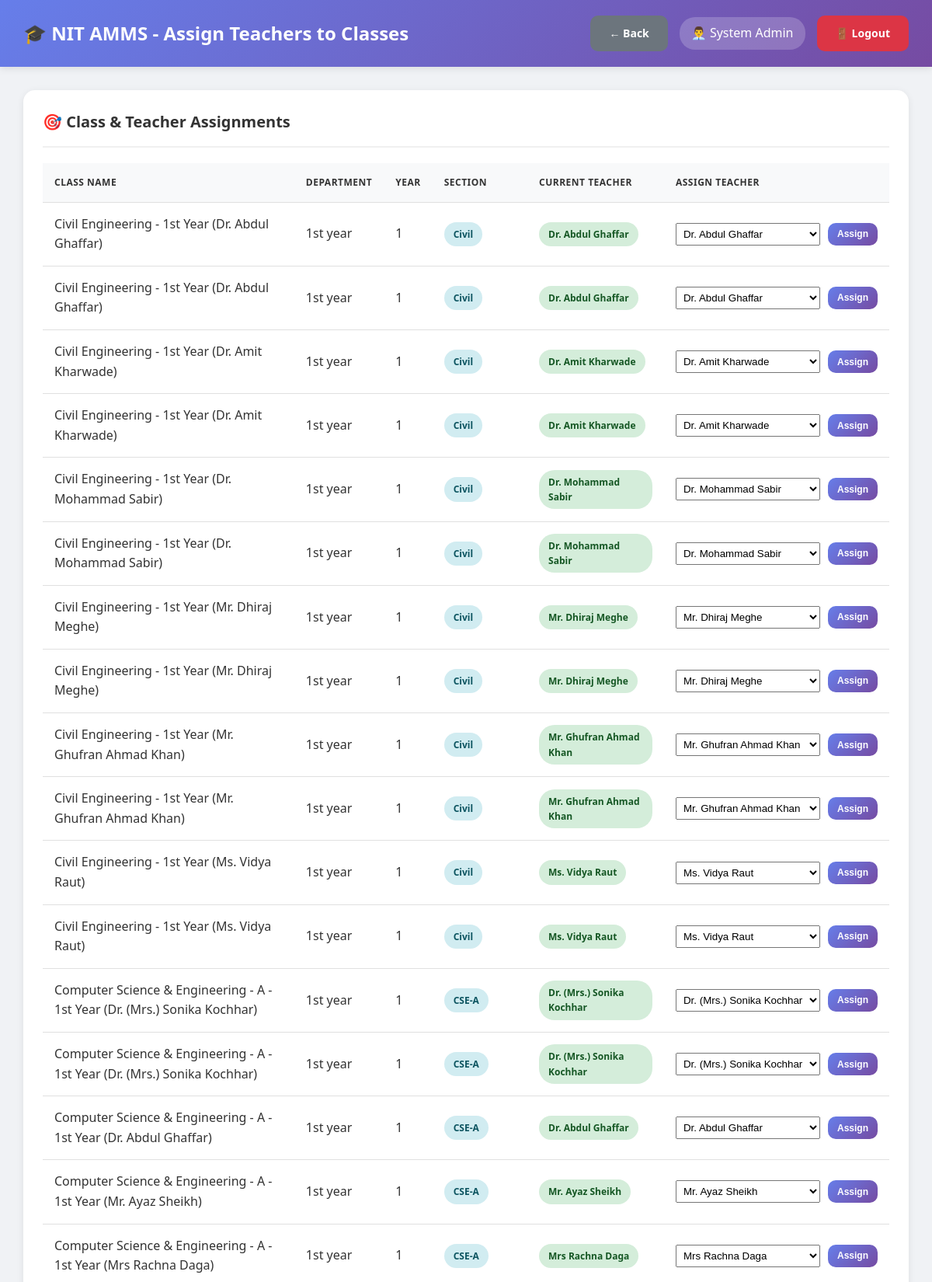
The app's page /admin/assign_classes.php (signed in, upper part) with its own data.
### tables this page shows
CREATE TABLE `users` (
  `id` int(11) NOT NULL,
  `username` varchar(50) NOT NULL,
  `password` varchar(255) NOT NULL,
  `full_name` varchar(100) NOT NULL,
  `email` varchar(100) NOT NULL,
  `phone` varchar(15) DEFAULT NULL,
  `photo` varchar(255) DEFAULT NULL,
  `role` enum('admin','hod','teacher') NOT NULL,
  `department_id` int(11) DEFAULT NULL,
  `joining_year` varchar(20) DEFAULT NULL,
  `is_active` tinyint(1) DEFAULT 1,
  `created_at` timestamp NOT NULL DEFAULT current_timestamp()
);

CREATE TABLE `classes` (
  `id` int(11) NOT NULL,
  `class_name` varchar(100) NOT NULL,
  `department_id` int(11) NOT NULL,
  `year` int(11) NOT NULL,
  `section` varchar(10) NOT NULL,
  `teacher_id` int(11) NOT NULL,
  `semester` int(11) NOT NULL,
  `academic_year` varchar(20) NOT NULL,
  `created_at` timestamp NOT NULL DEFAULT current_timestamp()
);

CREATE TABLE `departments` (
  `id` int(11) NOT NULL,
  `dept_name` varchar(100) NOT NULL,
  `dept_code` varchar(20) NOT NULL,
  `hod_id` int(11) DEFAULT NULL,
  `created_at` timestamp NOT NULL DEFAULT current_timestamp()
);

### db.php (called while the page is built, shortened)
<?php
$conn = new mysqli(DB_HOST, DB_USER, DB_PASS, DB_NAME);
$conn->set_charset("utf8mb4");
$conn->query("SET time_zone = '+05:30'");
function isLoggedIn() {
    return isset($_SESSION['user_id']) && isset($_SESSION['role']);
}
function getCurrentUser() {
    global $conn;
    $user_id = $_SESSION['user_id'];
    $role = $_SESSION['role'];
    if ($role === 'student') {
        $query = "SELECT * FROM students WHERE id = ?";
    } elseif ($role === 'parent') {
        $query = "SELECT * FROM parents WHERE id = ?";
    } else {
        $query = "SELECT * FROM users WHERE id = ?";
    }
    $stmt = $conn->prepare($query);
    $stmt->bind_param("i", $user_id);
    $stmt->execute();
    $result = $stmt->get_result();
    return $result->fetch_assoc();
}
?>

### admin/assign_classes.php (the view, shortened to what this page needs)
<?php
require_once '../db.php';
$user = getCurrentUser();
$classes_query = "SELECT c.*, d.dept_name, u.full_name as teacher_name
                  FROM classes c
                  LEFT JOIN departments d ON c.department_id = d.id
                  LEFT JOIN users u ON c.teacher_id = u.id
                  ORDER BY c.class_name";
$classes = $conn->query($classes_query);
$teachers_query = "SELECT id, full_name, department_id FROM users
                   WHERE role = 'teacher' AND is_active = 1
                   ORDER BY full_name";
$teachers = $conn->query($teachers_query);
?>
<!DOCTYPE html>
<html lang="en">
<head>
    <link rel="stylesheet" href="../assets/style.css">
</head>
<body class="dashboard-container">
    <nav class="navbar">
        <div>
            <h1>🎓 NIT AMMS - Assign Teachers to Classes</h1>
        </div>
        <div class="user-info">
            <a href="index.php" class="btn btn-secondary">← Back</a>
            <span>👨‍💼 <?php echo htmlspecialchars($user['full_name']); ?></span>
            <a href="../logout.php" class="btn btn-danger">🚪 Logout</a>
        </div>
    </nav>
    <div class="main-content">
        <div class="table-container">
            <h3>🎯 Class & Teacher Assignments</h3>
            <table>
                <thead>
                    <tr>
                        <th>Class Name</th>
                        <th>Department</th>
                        <th>Year</th>
                        <th>Section</th>
                        <th>Current Teacher</th>
                        <th>Assign Teacher</th>
                    </tr>
                </thead>
                <tbody>
                    <?php while ($class = $classes->fetch_assoc()): ?>
                    <tr>
                        <td><?php echo htmlspecialchars($class['class_name']); ?></td>
                        <td><?php echo htmlspecialchars($class['dept_name']); ?></td>
                        <td><?php echo $class['year']; ?></td>
                        <td><span class="badge badge-info"><?php echo htmlspecialchars($class['section']); ?></span></td>
                        <td>
                            <?php if ($class['teacher_name']): ?>
                                <span class="badge badge-success"><?php echo htmlspecialchars($class['teacher_name']); ?></span>
                            <?php else: ?>
                                <span class="badge badge-warning">Not Assigned</span>
                            <?php endif; ?>
                        </td>
                        <td>
                            <form method="POST" style="display: flex; gap: 10px;">
                                <select name="teacher_id" required style="padding: 5px;">
                                    <?php
                                    $teachers->data_seek(0);
                                    while ($teacher = $teachers->fetch_assoc()):
                                    ?>
                                        <option value="<?php echo $teacher['id']; ?>"
                                                <?php echo $class['teacher_id'] == $teacher['id'] ? 'selected' : ''; ?>>
                                            <?php echo htmlspecialchars($teacher['full_name']); ?>
                                        </option>
                                    <?php endwhile; ?>
                                </select>
                                <button type="submit" name="assign_teacher" class="btn btn-primary btn-sm">
                                    Assign
                                </button>
                            </form>
                        </td>
                    </tr>
                    <?php endwhile; ?>
                </tbody>
            </table>
        </div>
    </div>
</body>
</html>

### assets/style.css (style rules this page uses)
* { margin: 0; padding: 0; box-sizing: border-box; }
body { font-family: 'Segoe UI', Tahoma, Geneva, Verdana, sans-serif; background: linear-gradient(135deg, #667eea 0%, #764ba2 50%, #f093fb 100%); color: #333; line-height: 1.6; }
.btn { padding: 12px 24px; border: none; border-radius: 10px; font-size: 14px; font-weight: 600; cursor: pointer; transition: all 0.3s ease; text-decoration: none; display: inline-block; text-align: center; }
.btn-primary { background: linear-gradient(135deg, #667eea 0%, #764ba2 100%); color: white; }
.btn-danger { background: #dc3545; color: white; }
.btn-secondary { background: #6c757d; color: white; }
.btn-sm { padding: 6px 12px; font-size: 12px; }
.dashboard-container { background: #f0f2f5; min-height: 100vh; }
.navbar { background: linear-gradient(135deg, #667eea 0%, #764ba2 100%); color: white; padding: 20px 30px; display: flex; justify-content: space-between; align-items: center; box-shadow: 0 2px 10px rgba(0, 0, 0, 0.1); position: sticky; top: 0; z-index: 100; }
.navbar h1 { font-size: 24px; font-weight: 600; }
.navbar .user-info { display: flex; align-items: center; gap: 15px; }
.navbar .user-info span { background: rgba(255, 255, 255, 0.2); padding: 8px 15px; border-radius: 20px; }
.main-content { padding: 30px; max-width: 1400px; margin: 0 auto; }
.main-content h3 { margin-bottom: 20px; color: #333; font-size: 20px; }
.table-container { background: white; border-radius: 15px; padding: 25px; box-shadow: 0 2px 10px rgba(0, 0, 0, 0.08); overflow-x: auto; margin-bottom: 30px; }
.table-container h3 { margin-bottom: 20px; color: #333; font-size: 20px; padding-bottom: 15px; border-bottom: 2px solid #f0f0f0; }
table { width: 100%; border-collapse: collapse; }
table thead { background: #f8f9fa; }
table th, table td { padding: 15px; text-align: left; border-bottom: 1px solid #e0e0e0; }
table th { font-weight: 600; color: #333; text-transform: uppercase; font-size: 12px; letter-spacing: 0.5px; }
.badge { padding: 6px 12px; border-radius: 20px; font-size: 12px; font-weight: 600; display: inline-block; }
.badge-success { background: #d4edda; color: #155724; }
.badge-info { background: #d1ecf1; color: #0c5460; }

### records on screen
users: full_name "System Admin"
classes: class_name "Civil Engineering - 1st Year (Dr. Abdul Ghaffar)", department.dept_name "1st year", year "1", section "Civil", teacher.full_name "Dr. Abdul Ghaffar", teacher_id "Dr. Abdul Ghaffar"
classes: class_name "Civil Engineering - 1st Year (Dr. Abdul Ghaffar)", department.dept_name "1st year", year "1", section "Civil", teacher.full_name "Dr. Abdul Ghaffar", teacher_id "Dr. Abdul Ghaffar"
classes: class_name "Civil Engineering - 1st Year (Dr. Amit Kharwade)", department.dept_name "1st year", year "1", section "Civil", teacher.full_name "Dr. Amit Kharwade", teacher_id "Dr. Amit Kharwade"
classes: class_name "Civil Engineering - 1st Year (Dr. Amit Kharwade)", department.dept_name "1st year", year "1", section "Civil", teacher.full_name "Dr. Amit Kharwade", teacher_id "Dr. Amit Kharwade"
classes: class_name "Civil Engineering - 1st Year (Dr. Mohammad Sabir)", department.dept_name "1st year", year "1", section "Civil", teacher.full_name "Dr. Mohammad Sabir", teacher_id "Dr. Mohammad Sabir"
classes: class_name "Civil Engineering - 1st Year (Dr. Mohammad Sabir)", department.dept_name "1st year", year "1", section "Civil", teacher.full_name "Dr. Mohammad Sabir", teacher_id "Dr. Mohammad Sabir"
classes: class_name "Civil Engineering - 1st Year (Mr. Dhiraj Meghe)", department.dept_name "1st year", year "1", section "Civil", teacher.full_name "Mr. Dhiraj Meghe", teacher_id "Mr. Dhiraj Meghe"
classes: class_name "Civil Engineering - 1st Year (Mr. Dhiraj Meghe)", department.dept_name "1st year", year "1", section "Civil", teacher.full_name "Mr. Dhiraj Meghe", teacher_id "Mr. Dhiraj Meghe"
classes: class_name "Civil Engineering - 1st Year (Mr. Ghufran Ahmad Khan)", department.dept_name "1st year", year "1", section "Civil", teacher.full_name "Mr. Ghufran Ahmad Khan", teacher_id "Mr. Ghufran Ahmad Khan"
classes: class_name "Civil Engineering - 1st Year (Mr. Ghufran Ahmad Khan)", department.dept_name "1st year", year "1", section "Civil", teacher.full_name "Mr. Ghufran Ahmad Khan", teacher_id "Mr. Ghufran Ahmad Khan"
classes: class_name "Civil Engineering - 1st Year (Ms. Vidya Raut)", department.dept_name "1st year", year "1", section "Civil", teacher.full_name "Ms. Vidya Raut", teacher_id "Ms. Vidya Raut"
classes: class_name "Civil Engineering - 1st Year (Ms. Vidya Raut)", department.dept_name "1st year", year "1", section "Civil", teacher.full_name "Ms. Vidya Raut", teacher_id "Ms. Vidya Raut"
classes: class_name "Computer Science & Engineering - A - 1st Year (Dr. (Mrs.) Sonika Kochhar)", department.dept_name "1st year", year "1", section "CSE-A", teacher.full_name "Dr. (Mrs.) Sonika Kochhar", teacher_id "Dr. (Mrs.) Sonika Kochhar"
classes: class_name "Computer Science & Engineering - A - 1st Year (Dr. (Mrs.) Sonika Kochhar)", department.dept_name "1st year", year "1", section "CSE-A", teacher.full_name "Dr. (Mrs.) Sonika Kochhar", teacher_id "Dr. (Mrs.) Sonika Kochhar"
classes: class_name "Computer Science & Engineering - A - 1st Year (Dr. Abdul Ghaffar)", department.dept_name "1st year", year "1", section "CSE-A", teacher.full_name "Dr. Abdul Ghaffar", teacher_id "Dr. Abdul Ghaffar"
classes: class_name "Computer Science & Engineering - A - 1st Year (Mr. Ayaz Sheikh)", department.dept_name "1st year", year "1", section "CSE-A", teacher.full_name "Mr. Ayaz Sheikh", teacher_id "Mr. Ayaz Sheikh"
classes: class_name "Computer Science & Engineering - A - 1st Year (Mrs Rachna Daga)", department.dept_name "1st year", year "1", section "CSE-A", teacher.full_name "Mrs Rachna Daga", teacher_id "Mrs Rachna Daga"
